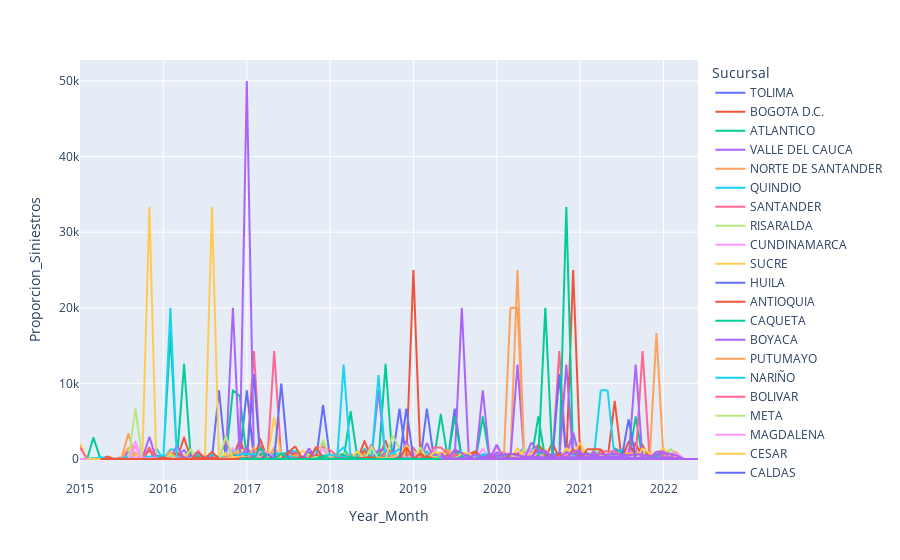

The cell this chart's notebook holds for it:
### Markdown cell above
## Pruebas para regresión de la ascensión

### Code cell
ra.plot_siniestros_anio_mes_depto()
